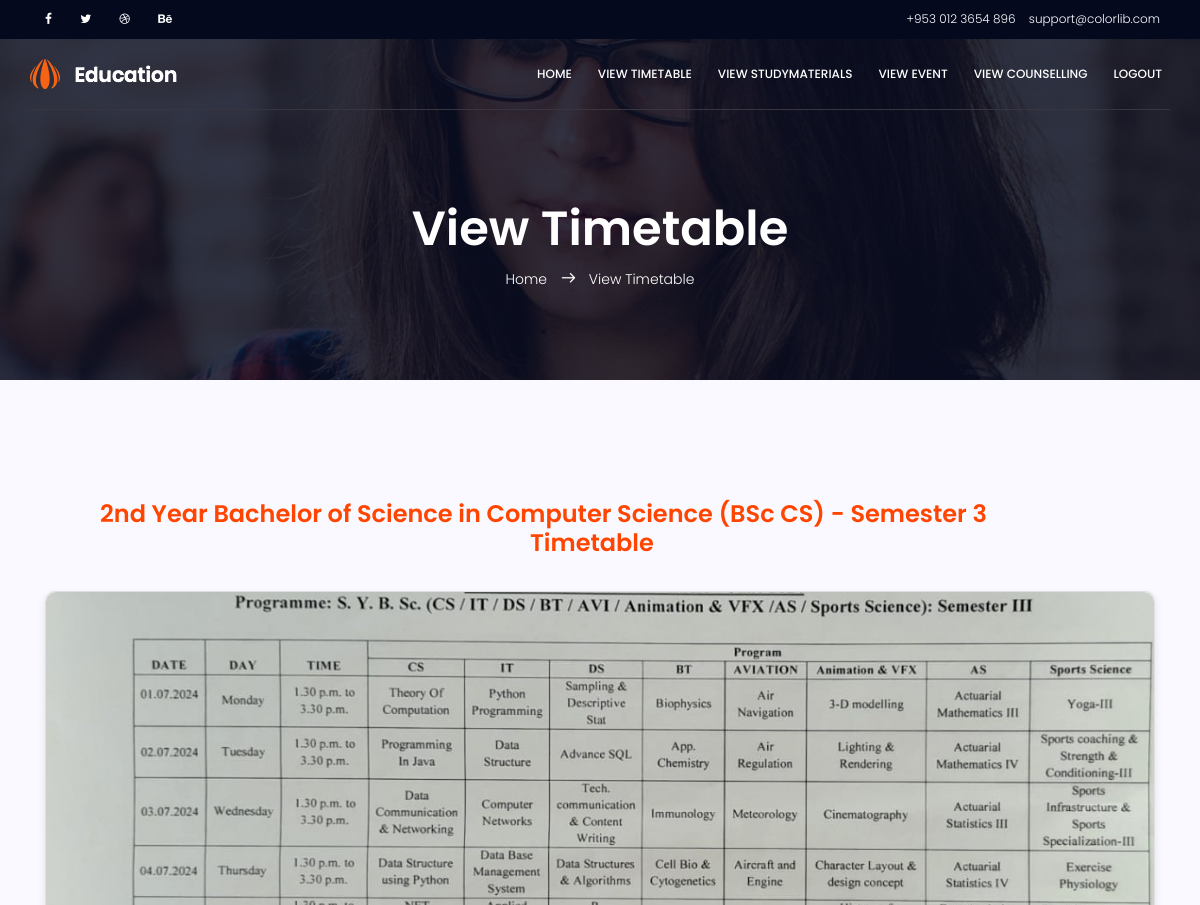
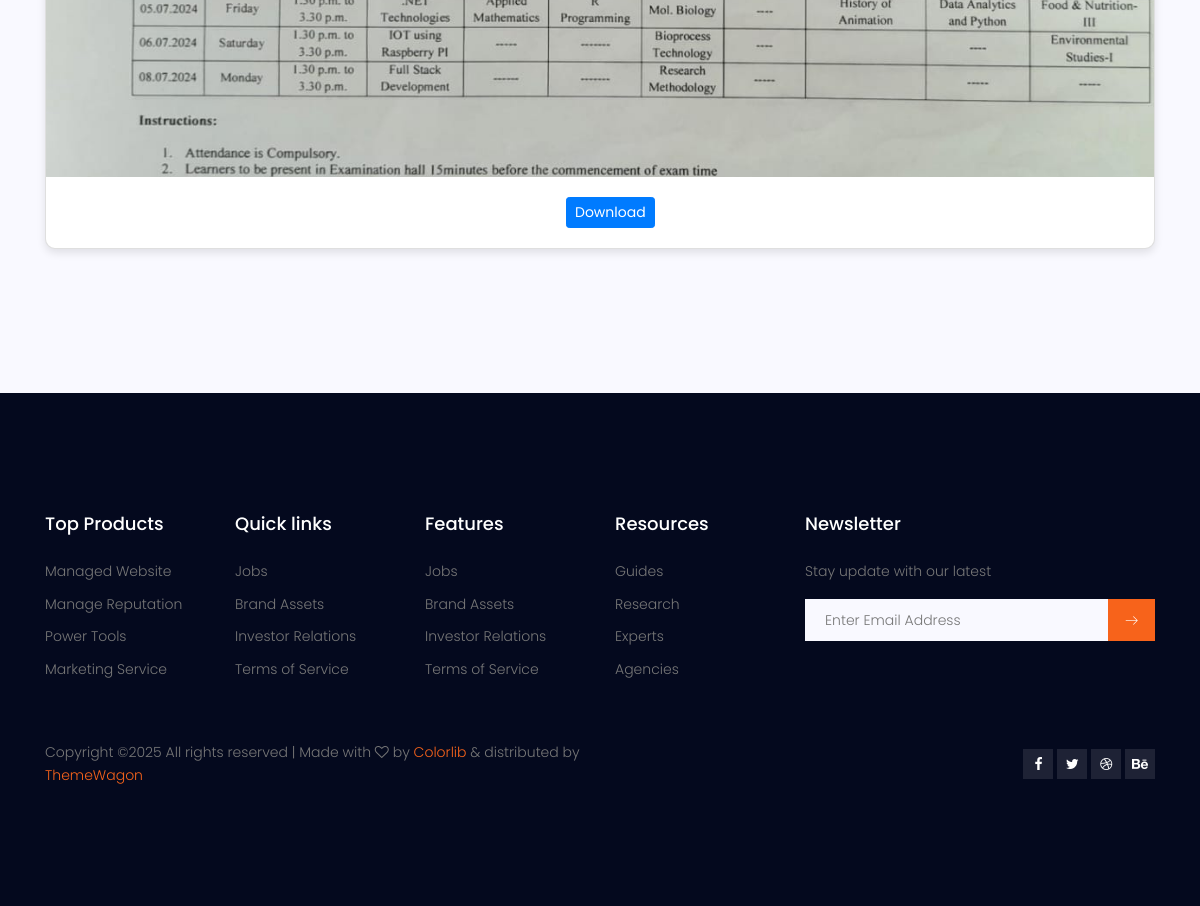
The page /STUDENT/ViewTimetable.php (signed in) on the database its author committed (2 pictures, top to bottom).
### tables this page shows
CREATE TABLE `timetable` (
  `tid` int(20) NOT NULL AUTO_INCREMENT,
  `tdept` varchar(100) NOT NULL,
  `tsem` varchar(100) NOT NULL,
  `tyear` varchar(100) NOT NULL,
  `ttable` varchar(100) NOT NULL,
  `sid` varchar(10) NOT NULL,
  PRIMARY KEY (`tid`)
);

### STUDENT/ViewTimetable.php (the view, shortened to what this page needs)
<?php
include("StudentHeader.php");
include '../DBconnection/connection.php';
$uid = $_SESSION['uid'];
$studentQuery = "SELECT * FROM `student` WHERE `studid`='$uid'";
$studentResult = mysqli_query($conn, $studentQuery);
$studentData = mysqli_fetch_assoc($studentResult);
$studentDept = $studentData['dept'];
$studentYear = $studentData['year'];
$studentSem = $studentData['sem'];
$a = "SELECT `timetable`.*, `staff`.*, `department`.*
      FROM `timetable`
      JOIN `staff` ON `timetable`.`sid` = `staff`.`sid`
      JOIN `department` ON `department`.`deptname` = `timetable`.`tdept`
      WHERE `timetable`.`tyear` = '$studentYear'
      AND `timetable`.`tdept` = '$studentDept'
      AND `timetable`.`tsem` = '$studentSem'";
$qry = mysqli_query($conn, $a);
if (mysqli_num_rows($qry) < 1) {
?>
    <center>
        <h1 style="color: black;">No Timetable Added</h1>
    </center>
<?php
} else {
?>
<section class="banner-area relative about-banner" id="home">
    <div class="overlay overlay-bg"></div>
    <div class="container">
        <div class="row d-flex align-items-center justify-content-center">
            <div class="about-content col-lg-12">
                <h1 class="text-white">
                   View Timetable
                </h1>
                <p class="text-white link-nav"><a href="index.html">Home </a>  <span class="lnr lnr-arrow-right"></span>  <a href="#">View Timetable</a></p>
            </div>
        </div>
    </div>
</section>
<section class="contact-page-area section-gap">
    <div class="container">
        <div class="row">
            <div class="col-lg-12 mx-auto">
                <div class="row">
                    <?php
                    while ($row = mysqli_fetch_array($qry)) {
                    ?>
                    <h3 style="color: orangered; margin-left:70px;">
                        <?php echo $row['tyear']; ?> <?php echo $row['tdept']; ?> - <?php echo $row['tsem']; ?><br>
                        <span style="margin-left:430px;">Timetable</span>
                    </h3><br><br><br><br>
                    <div class="col-lg-12 mb-4">
                        <div class="card" style="border-radius: 10px; box-shadow: 0 4px 8px rgba(0, 0, 0, 0.1);">
                            <img src="../media/<?php echo $row['ttable']; ?>" class="card-img-top" alt="Timetable" style="height: 490px; width: 100%; border-top-left-radius: 10px; border-top-right-radius: 10px; object-fit: cover;">
                            <div class="card-body">
                                <a href="../media/<?php echo $row['ttable']; ?>" download class="btn btn-primary btn-sm" style="width: auto; display: inline-block;margin-left:500px;">Download</a>
                            </div>
                        </div>
                    </div>
                    <?php
                    }
                    ?>
                </div>
            </div>
        </div>
    </div>
</section>
<?php
}
include("StudentFooter.php");
?>

### css/main.css (style rules this page uses)
body { color:#777;font-family:"Poppins",sans-serif;font-size:14px;font-weight:300;line-height:1.625em;position:relative }
a { -webkit-transition:all 0.3s ease 0s;-moz-transition:all 0.3s ease 0s;-o-transition:all 0.3s ease 0s;transition:all 0.3s ease 0s }
a,a:focus,a:hover { text-decoration:none;outline:0 }
h1,h2,h3,h4,h5,h6 { font-family:"Poppins",sans-serif;color:#222;line-height:1.2em !important;margin-bottom:0;margin-top:0;font-weight:600 }
h1,.h1 { font-size:36px }
h3,.h3 { font-size:24px }
.text-white { color:#fff }
.relative { position:relative }
.overlay { position:absolute;left:0;right:0;top:0;bottom:0 }
h1 { font-size:36px }
h3 { font-size:24px }
h1,h2,h3,h4,h5,h6 { line-height:1.5em }
.section-gap { padding:120px 0 }
.banner-area { background:url(../img/banner-bg.jpg) right;background-size:cover }
.banner-area .overlay-bg { background-color:rgba(4,9,30,0.8) }
.link-nav { margin-top:10px;margin-bottom:0px }
.about-banner { background:url(../img/top-banner.jpg) right no-repeat;background-size:cover }
.about-content { margin-top:110px;padding:90px 0px;text-align:center }
.about-content h1 { font-size:48px;font-weight:600 }
.about-content a { color:#fff;font-weight:300;font-size:14px }
.about-content .lnr { margin:0px 10px;font-weight:600 }
.contact-page-area { background:#f9f9ff }

### rows shown on the page
timetable: tyear "2nd Year", tdept "Bachelor of Science in Computer Science (BSc CS)", tsem "Semester 3", ttable (picture)
